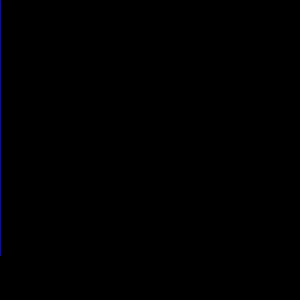
Frame 1 (no input)
Frame 60 (the mouse pressed at the canvas centre just before this capture): identical to frame 1, image omitted
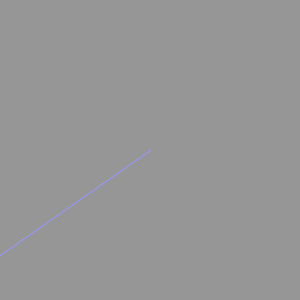
Frame 120 (the mouse held since frame 60 and released just before this capture)

The Processing sketch that drew these frames (run headless with seeded random() and noise(); from frame 60 on, the mouse is pressed at the canvas centre):

// Processing sketch: processing_182734
// ── processing_182734.pde

void setup() {
size(300,300);
background (mouseX,mouseY,0);
}
void draw() {
  background(mouseX,mouseY);
stroke (mouseX, mouseY,255);
line (mouseX,mouseY,0,255);


}
